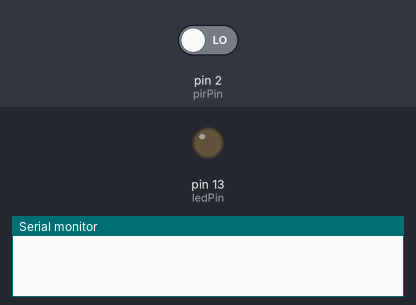
Bench run of a sketch on a simulated Arduino Uno, built with avr-gcc and run on an emulated ATmega328P. On the bench: output pins drawn as LEDs (lit = HIGH), the last lines printed to the serial monitor. The inputs (shaded band) are chosen by the test bench; at power-on: pin 2 (pirPin) LOW.

Above: at 1.2 s.
1.3 s: pin 2 (pirPin) driven HIGH
At 2.5 s:
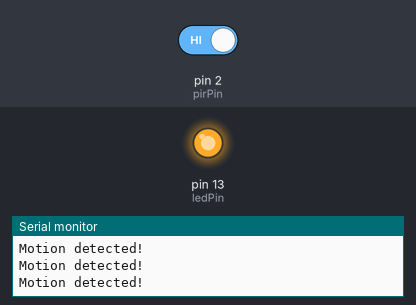
2.8 s: pin 2 (pirPin) driven LOW
At 3.8 s:
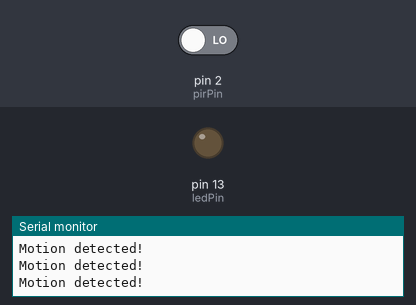
Timing chart, 0 to 5.8 s (numbered marks = the images above; inputs shaded):
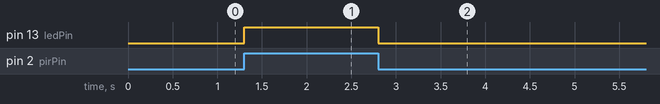

Measured:
- after the input at 1.3 s, pin 13 (ledPin): LOW → HIGH at once
- after the input at 2.8 s, pin 13 (ledPin): HIGH → LOW at once

The sketch:

08_pir_motion_sensor.ino
```cpp
const int pirPin = 2;
const int ledPin = 13;

void setup() {
  pinMode(pirPin, INPUT);
  pinMode(ledPin, OUTPUT);
  Serial.begin(9600);
}

void loop() {
  int motionState = digitalRead(pirPin);

  if (motionState == HIGH) {
    digitalWrite(ledPin, HIGH);
    Serial.println("Motion detected!");
  } else {
    digitalWrite(ledPin, LOW);
  }

  delay(100);
}
```
